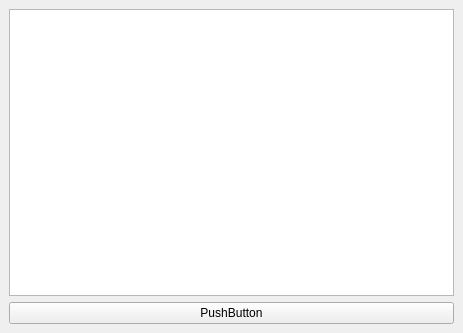
<?xml version="1.0" encoding="UTF-8"?>
<ui version="4.0">
 <class>MainWindow</class>
 <widget class="QMainWindow" name="MainWindow">
  <property name="geometry">
   <rect>
    <x>0</x>
    <y>0</y>
    <width>463</width>
    <height>333</height>
   </rect>
  </property>
  <property name="windowTitle">
   <string>MainWindow</string>
  </property>
  <widget class="QWidget" name="centralwidget">
   <layout class="QVBoxLayout" name="verticalLayout">
    <item>
     <widget class="QListView" name="listView"/>
    </item>
    <item>
     <widget class="QPushButton" name="pushButton">
      <property name="text">
       <string>PushButton</string>
      </property>
     </widget>
    </item>
   </layout>
  </widget>
 </widget>
 <resources/>
 <connections/>
</ui>
